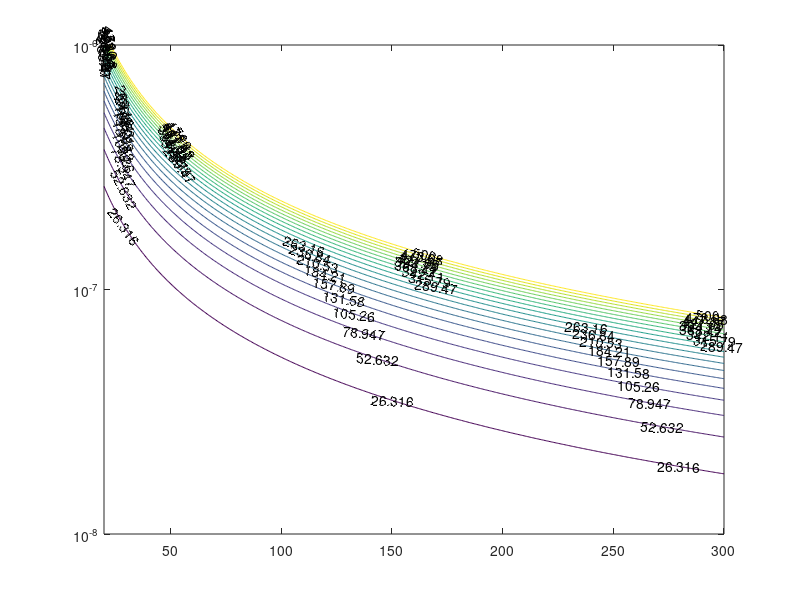

This figure's MATLAB source:
gradbs = logspace(-8, -6, 100);
hs = linspace(20, 300, 500);
clear vals
for i=1:length(hs)
vals(i,:) = hs(i)^2.*0.04.*(gradbs).^2./(2*2*pi.*sind(38)./86400).*1035*3994./(9.81*2e-4);
end
conts = linspace(0, 500, 20);
[c, h] =contour(hs, gradbs, vals.', conts);
set(gca, 'YScale', 'log')
clabel(c)
